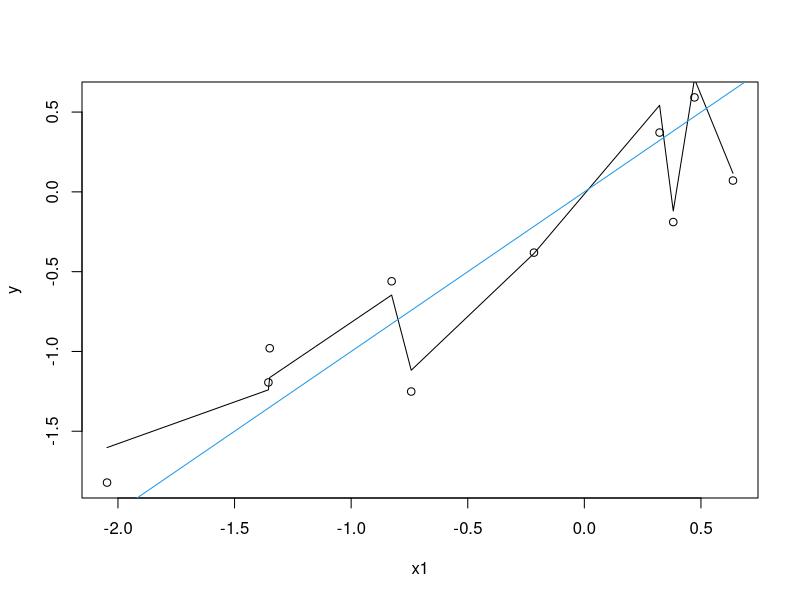

Source code (R): (Note: this script raises an error after producing the figure.)
## ---- chunk 1
knitr::opts_chunk$set(echo = T, eval=T, message=F, warning=F, error=F, comment=NA, cache=F, R.options=list(width=220))
## ---- chunk 2
n = 10
p = 9
set.seed(1793)
X = matrix(rnorm(n*p), nrow=n, ncol=p)
y = X[,1] + rnorm(n,0,0.5)
fit = lm(y~ 0 + X)
coef(fit)
## ---- chunk 3
yhat = predict(fit)
plot(X[,1],y, xlab="x1")
ix = sort(X[,1], index.return=T)$ix
lines(X[ix,1], yhat[ix])
abline(a=0,b=1, col=4)
## ---- chunk 4
knitr::include_graphics("images/l2.jpg")
## ---- chunk 5
rm(list=ls())
library(MASS)
data(Boston)

# least squares
fit.lm = lm(medv ~ ., Boston)
# lm.ridge (MASS)
fit.ridge = lm.ridge(medv ~ ., Boston, lambda=1) 
# coefficients
round(data.frame(lm=coef(fit.lm), ridge=coef(fit.ridge)),4)
## ---- chunk 6
# design matrix and response
X = model.matrix(fit.lm)
y = Boston$medv
n = nrow(X)

# standardization
Xstd = scale(X[,-1])[,]*sqrt((n-1)/n)
ystd = scale(y)[,]*sqrt((n-1)/n)

# ridge solution path
lambdas = c(0,exp(seq(-4,12,length.out = 100)))
hatbetas =sapply(lambdas, function(lambda)
  solve(t(Xstd)%*%Xstd + lambda*diag(ncol(Xstd))) %*% t(Xstd) %*% ystd
)
## ---- chunk 7
matplot(log(lambdas), t(hatbetas), type="l", lty=1, ylab="standardized coefficients")
## ---- chunk 8
library(glmnet)
fit = glmnet(Xstd, ystd, alpha = 0, family="gaussian", lambda=lambdas/n)
# solution path
plot(fit, xvar="lambda")
## ---- chunk 9
# Original scale
fit = glmnet(X, y, alpha = 0, family="gaussian")
plot(fit, xvar="lambda")
## ---- chunk 10
# K-fold cross validation
K <- 5
fit.cv <-cv.glmnet(X[,-1],y, alpha=0, nfolds = K, grouped=FALSE)
plot(fit.cv)
## ---- chunk 11
# lambda selected by K fold cross validation
hatlambda <-fit.cv$lambda.min
hatlambda
predict(fit.cv, s="lambda.min", type ="coefficients")
## ---- chunk 12
rm(list=ls())
data(Boston)
m = 156
n = nrow(Boston)-m
set.seed(123)
test.id = sample(nrow(Boston),m)
test = Boston[test.id,-14]
ytest = Boston[test.id,14]
train = Boston[-test.id,]

lambda.vals = exp(seq(-15,4,by=0.1))
fits = lm.ridge(medv~.,data=train, lambda=lambda.vals)
preds = as.matrix(test) %*% t(coef(fits)[,-1]) +  rep(1,m) %o% coef(fits)[,1]
resids = matrix(data=ytest, nrow=dim(preds)[1], ncol=dim(preds)[2], byrow=F)-preds
RMSEs = sqrt( apply(resids^2, 2, sum)/m )
## ---- chunk 13
plot(fits$lambda, RMSEs, type="l", xlab="lambda", ylab="RMSE")
points(fits$lambda[which.min(RMSEs)],min(RMSEs))
## ---- chunk 14
f <- function(rho, lam, n) {
  G <- matrix(c(1, rho, rho,1), 2, 2)

  ## OLS
  bias.ols <- rep(0, 2)
  var.ols <- solve(G)/n
  mse.ols <- sum(diag(var.ols)) + crossprod(bias.ols)

  ## ridge
  W <- solve(G + lam/n*diag(2))
  var.ridge <- W %*% G %*% W / n
  bias.ridge <- lam/n * W %*% matrix(c(1,1), 2, 1)
  mse.ridge <- sum(diag(var.ridge)) + crossprod(bias.ridge)
  val <- c(mse.ols, mse.ridge, crossprod(bias.ridge), sum(diag(var.ridge)))
  names(val) <- c("mse.ols", "mse.ridge", "bias.ridge", "var.ridge")
  val
}
lam <- c(0, exp(seq(log(0.001), log(10), length=99)))
Y <- matrix(NA, 100, 4)
for (i in 1:100) {
  Y[i,] <- f(0.5, lam[i], 20)
}
matplot(lam, Y, type="l", col=c("gray50", 1:3), lwd=3, lty=1, xlab=expression(lambda), las=1, ylab="", bty="n")
text(5.5, 0.10, "MSE", xpd=T)
text(9, 0.03, "Var", xpd=T)
text(9, 0.085, expression(Bias^2), xpd=T)
